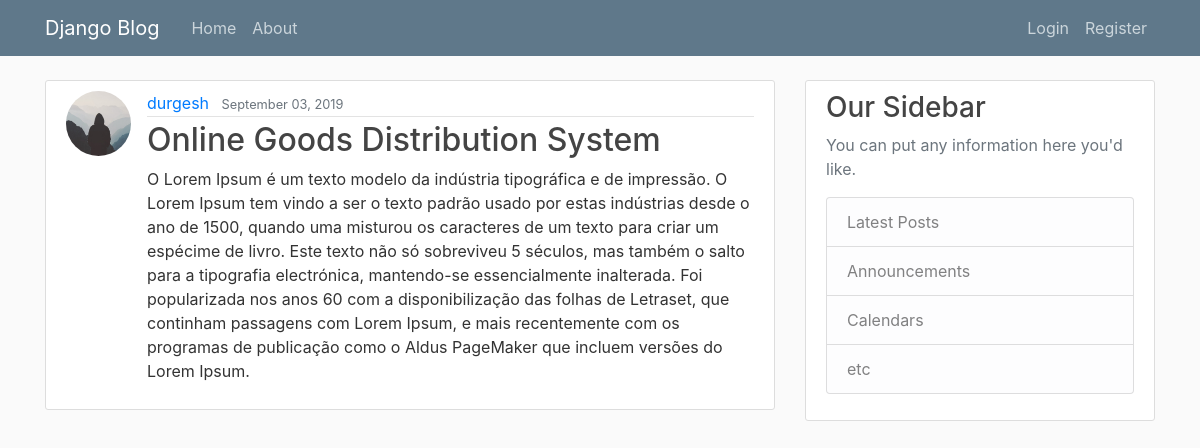
Screenshot of /post/32/ with the database file from the repository.
### blog/models.py (models this page shows, shortened)
class Post(models.Model):
	title = models.CharField(max_length=100)
	content = models.TextField()
	date_posted = models.DateTimeField(default=timezone.now)
	author = models.ForeignKey(User,on_delete=models.CASCADE)

### users/models.py (models this page shows, shortened)
class Profile(models.Model):
	user = models.OneToOneField(User,on_delete=models.CASCADE)
	image = models.ImageField(default='default.jpg', upload_to='profile_pics')

### blog/views.py (the view)
# urls.py: path('post/<int:pk>/', PostDetailView.as_view(), name='post-detail'),
class PostDetailView(DetailView):
	model = Post

### blog/templates/blog/post_detail.html (shortened to what this page needs)
{% extends 'blog/base.html' %}
{% block content %}
		<article class="media content-section">
		<img class="rounded-circle article-img"src="{{ post.author.profile.image.url }}">
		  <div class="media-body">
			<div class="article-metadata">
			  <a class="mr-2" href="{% url 'user-posts' object.author.username %}">{{ object.author }}</a>
			  <small class="text-muted">{{ object.date_posted|date:"F d, Y" }}</small>
			</div>
			<h2 class="article-title">{{ object.title }}</h2>
			<p class="article-content">{{ object.content }}</p>
		  </div>
	</article>
{% endblock content %}

### blog/static/blog/main.css (style rules this page uses)
body { background: #fafafa; color: #333333; margin-top: 5rem; }
h1, h2, h3, h4, h5, h6 { color: #444444; }
.content-section { background: #ffffff; padding: 10px 20px; border: 1px solid #dddddd; border-radius: 3px; margin-bottom: 20px; }
.article-title { color: #444444; }
.article-content { white-space: pre-line; }
.article-img { height: 65px; width: 65px; margin-right: 16px; }
.article-metadata { padding-bottom: 1px; margin-bottom: 4px; border-bottom: 1px solid #e3e3e3 }

### rows the page displays
Post: author.profile.image (placeholder picture), author "durgesh", date_posted "September 03, 2019", title "Online Goods Distribution System", content "O Lorem Ipsum é um texto modelo da indústria tipográfica e de impressão. O Lorem Ipsum tem vindo a ser o texto padrão usado por estas indústrias desde o ano de 1500, quando uma misturou os caracteres de um texto para criar um espécime de livro. Este texto não só sobreviveu 5 séculos, mas também o salto para a tipografia electrónica, mantendo-se essencialmente inalterada. Foi popularizada nos anos 60 com a disponibilização das folhas de Letraset, que continham passagens com Lorem Ipsum, e mais recentemente com os programas de publicação como o Aldus PageMaker que incluem versões do Lorem Ipsum."
